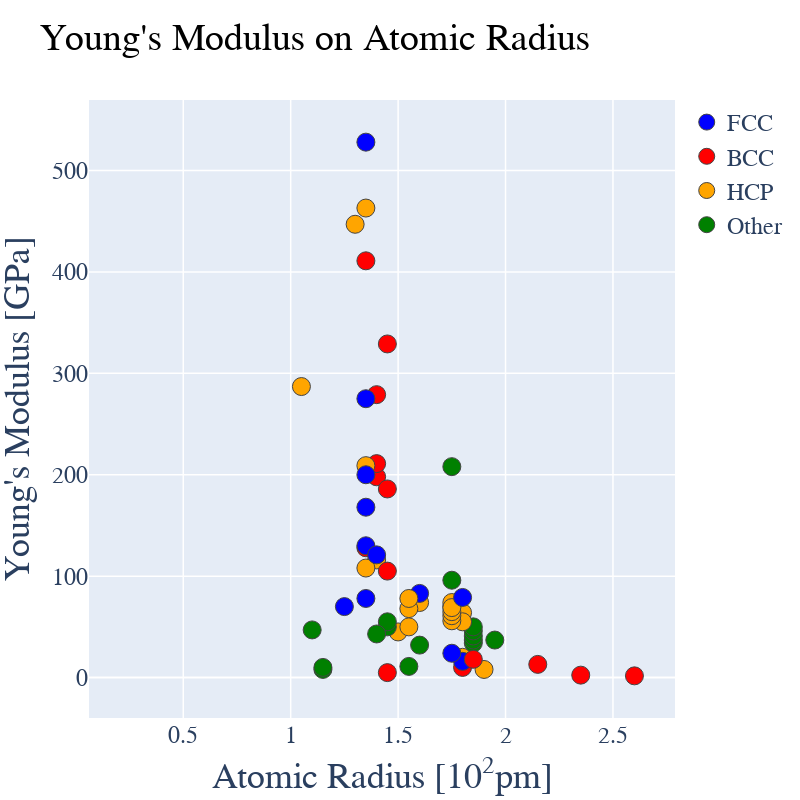

The notebook cell this image was saved under:
### Code cell
layout0= go.Layout(title = "Young's Modulus on Atomic Radius", hovermode= 'closest', width = 800, height=800, showlegend=True,  # Hovermode establishes the way the labels that appear when you hover are arranged # Establishing a square plot width=height
    xaxis= dict(title=go.layout.xaxis.Title(text='Atomic Radius [10<sup>2</sup>pm]', font=dict(size=36)), zeroline= True, gridwidth= 1.5, tickfont=dict(size=24)), # Axis Titles. Removing the X-axis Mark. Adding a Grid
    yaxis= dict(title=go.layout.yaxis.Title(text="Young's Modulus [GPa]", font=dict(size=36)), zeroline= True, gridwidth= 1.5, tickfont=dict(size=24)), # Axis Titles. Removing the Y-axis Mark. Adding a Grid
    legend=dict(font=dict(size=24))) # Adding a legend

# Trace

trace0 = go.Scatter(x = atomic_radius,y = youngs_modulus, mode = 'markers',
    marker= dict(size= 18, line= dict(width=1), color=colors), # We add a size, a border and our custom colors to the markers
    text= sample, # This attribute (Text) labels each point to this list, which contains our elements in the same indexes as our properties
showlegend = False)


# Empty Traces for Legend
legend_plot_FCC = go.Scatter(x=[None], y=[None], mode='markers', marker=dict(size=18,  line= dict(width=1),color='blue'), name = 'FCC')
legend_plot_BCC = go.Scatter(x=[None], y=[None], mode='markers', marker=dict(size=18,  line= dict(width=1),color='red'), name = 'BCC')
legend_plot_HCP = go.Scatter(x=[None], y=[None], mode='markers', marker=dict(size=18,  line= dict(width=1),color='orange'), name = 'HCP')
legend_plot_Other = go.Scatter(x=[None], y=[None], mode='markers', marker=dict(size=18, line= dict(width=1),color='green'), name = 'Other')


data = [trace0, legend_plot_FCC, legend_plot_BCC, legend_plot_HCP, legend_plot_Other]

fig= go.Figure(data, layout=layout0)
fig.update_layout(
    font_family="Arial",
    title_font_color="Black",
    title_font_size= 38
)
iplot(fig)

### Figure 1 — Plotly figure (JSON) as saved in the notebook; plotly's stock layout.template omitted (floating-point values rounded to 4 significant figures)
{"data": [{"marker": {"color": ["green", "green", "red", "orange", "green", "green", "green", "green", "green", "green", "red", "orange", "blue", "green", "red", "green", "green", "green", "red", "orange", "orange", "orange", "red", "red", "red", "red", "orange", "blue", "blue", "orange", "green", "green", "green", "green", "green", "green", "red", "blue", "orange", "orange", "red", "red", "orange", "orange", "blue", "blue", "blue", "orange", "green", "green", "green", "green", "green", "green", "red", "red", "orange", "red", "red", "orange", "orange", "blue", "blue", "blue", "green", "orange", "blue", "green", "green", "green", "green", "green", "green", "green", "green", "green", "green", "green", "green", "green", "red", "orange", "orange", "orange", "orange", "orange", "orange", "blue", "orange", "green", "blue", "green", "green", "green", "green", "green", "green", "green", "green", "green", "green", "green", "green"], "line": {"width": 1}, "size": 18}, "mode": "markers", "showlegend": false, "text": ["H", "He", "Li", "Be", "B", "C", "N", "O", "F", "Ne", "Na", "Mg", "Al", "Si", "P", "S", "Cl", "Ar", "K", "Ca", "Sc", "Ti", "V", "Cr", "Mn", "Fe", "Co", "Ni", "Cu", "Zn", "Ga", "Ge", "As", "Se", "Br", "Kr", "Rb", "Sr", "Y", "Zr", "Nb", "Mo", "Tc", "Ru", "Rh", "Pd", "Ag", "Cd", "In", "Sn", "Sb", "Te", "I", "Xe", "Cs", "Ba", "Hf", "Ta", "W", "Re", "Os", "Ir", "Pt", "Au", "Hg", "Tl", "Pb", "Bi", "Po", "At", "Rn", "Fr", "Ra", "Lr", "La", "Ce", "Pr", "Nd", "Pm", "Sm", "Eu", "Gd", "Tb", "Dy", "Ho", "Er", "Tm", "Yb", "Lu", "Ac", "Th", "Pa", "U", "Np", "Pu", "Am", "Cm", "Bk", "Cf", "Es", "Fm", "Md", "No"], "type": "scatter", "x": [0.25, null, 1.45, 1.05, 0.85, 0.7, 0.65, 0.6, 0.5, null, 1.8, 1.5, 1.25, 1.1, 1, 1, 1, 0.71, 2.2, 1.8, 1.6, 1.4, 1.35, 1.4, 1.4, 1.4, 1.35, 1.35, 1.35, 1.35, 1.3, 1.25, 1.15, 1.15, 1.15, null, 2.35, 2, 1.8, 1.55, 1.45, 1.45, 1.35, 1.3, 1.35, 1.4, 1.6, 1.55, 1.55, 1.45, 1.45, 1.4, 1.4, null, 2.6, 2.15, 1.55, 1.45, 1.35, 1.35, 1.3, 1.35, 1.35, 1.35, 1.5, 1.9, 1.8, 1.6, 1.9, null, null, null, 2.15, null, 1.95, 1.85, 1.85, 1.85, 1.85, 1.85, 1.85, 1.8, 1.75, 1.75, 1.75, 1.75, 1.75, 1.75, 1.75, 1.95, 1.8, 1.8, 1.75, 1.75, 1.75, 1.75, null, null, null, null, null, null, null], "y": [null, null, 4.9, 287, null, null, null, null, null, null, 10, 45, 70, 47, null, null, null, null, null, 20, 74, 116, 128, 279, 198, 211, 209, 200, 130, 108, null, null, 8, 10, null, null, 2.4, null, 64, 68, 105, 329, null, 447, 275, 121, 83, 50, 11, 50, 55, 43, null, null, 1.7, 13, 78, 186, 411, 463, null, 528, 168, 78, null, 8, 16, 32, null, null, null, null, null, null, 37, 34, 37, 41, 46, 50, 18, 55, 56, 61, 65, 70, 74, 24, 69, null, 79, null, 208, null, 96, null, null, null, null, null, null, null, null]}, {"marker": {"color": "blue", "line": {"width": 1}, "size": 18}, "mode": "markers", "name": "FCC", "type": "scatter", "x": [null], "y": [null]}, {"marker": {"color": "red", "line": {"width": 1}, "size": 18}, "mode": "markers", "name": "BCC", "type": "scatter", "x": [null], "y": [null]}, {"marker": {"color": "orange", "line": {"width": 1}, "size": 18}, "mode": "markers", "name": "HCP", "type": "scatter", "x": [null], "y": [null]}, {"marker": {"color": "green", "line": {"width": 1}, "size": 18}, "mode": "markers", "name": "Other", "type": "scatter", "x": [null], "y": [null]}], "layout": {"font": {"family": "Arial"}, "height": 800, "hovermode": "closest", "legend": {"font": {"size": 24}}, "showlegend": true, "title": {"font": {"color": "Black", "size": 38}, "text": "Young's Modulus on Atomic Radius"}, "width": 800, "xaxis": {"gridwidth": 1.5, "tickfont": {"size": 24}, "title": {"font": {"size": 36}, "text": "Atomic Radius [10<sup>2</sup>pm]"}, "zeroline": true}, "yaxis": {"gridwidth": 1.5, "tickfont": {"size": 24}, "title": {"font": {"size": 36}, "text": "Young's Modulus [GPa]"}, "zeroline": true}}}
